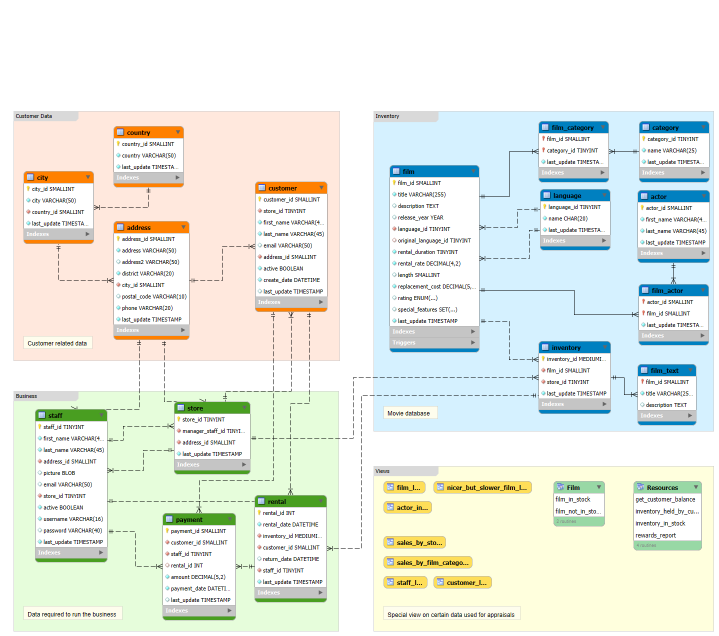
#> input picture apuntes/BasesDeDatos/eer bonito.png, 1437 x 1272 px, given in place of img3.jpg, which was not available (shown at 1/2 size)
$ python resize_image.py
#> lines starting #> are read from the running program, lines starting #| are printed output that depends on the picture; pictures that were not available may be replaced by others from this repository, and a replacement may not be noted
from PIL import Image
import os
import argparse
import struct
from math import sqrt
import numpy as np


"""
Convert a B/W image to a watertight STL heightmap (with sides and base).
For 3D printing.

scale-x, scale-y: model footprint size (units per pixel).

scale-z: height scaling.

--invert: flip heights (black high, white low).

--max-size: downscale to avoid huge meshes.
"""
class ImageConverter(object):
    def __init__(self,output_folder,input_folder):
        self.output_folder = output_folder
        self.input_folder = input_folder
        self.golden_ratio = (1 + 5 ** 0.5) / 2
        self.default_width = 2000

    def load_image(self,filename):
#> called with filename = 'img3.jpg'
        self.img=1
        path = os.path.join(self.input_folder+filename)
        self.img = Image.open(path)
#> self.img is the input picture: PIL image 1437x1272 RGB; mean R, G, B 232.3, 237.3, 229

    # [19 lines left out: functions save_image, black_white, web_size, not called in this run]

    def resize_image(self):
            thumbnail_height = int(self.default_width / self.golden_ratio)
            self.img.thumbnail((self.default_width, thumbnail_height))

    # [10 lines left out: function folder_conversion, not called in this run]

    def load_image_as_heightmap(self, max_size=None, invert=False):
#> called with max_size = 1000, invert = 'store_true'
        img = self.img
        img = img.convert("L")  # grayscale
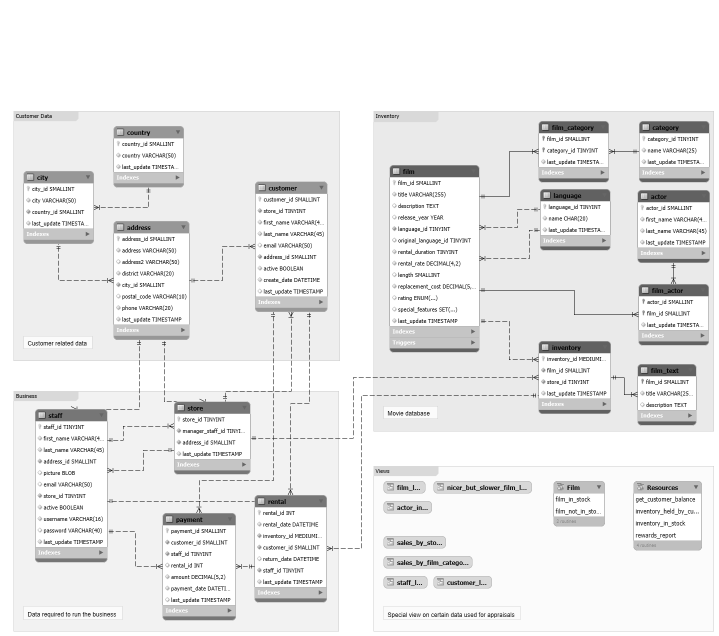
#> img: PIL image 1437x1272 L (shown at 1/2 size); min 0, max 255, mean 234.8
        if max_size:
            w, h = img.size
#> w = 1437; h = 1272
            factor = min(1.0, float(max_size) / max(w, h))
#> factor = 0.696
            if factor < 1.0:
                img = img.resize((int(w * factor), int(h * factor)), Image.LANCZOS)
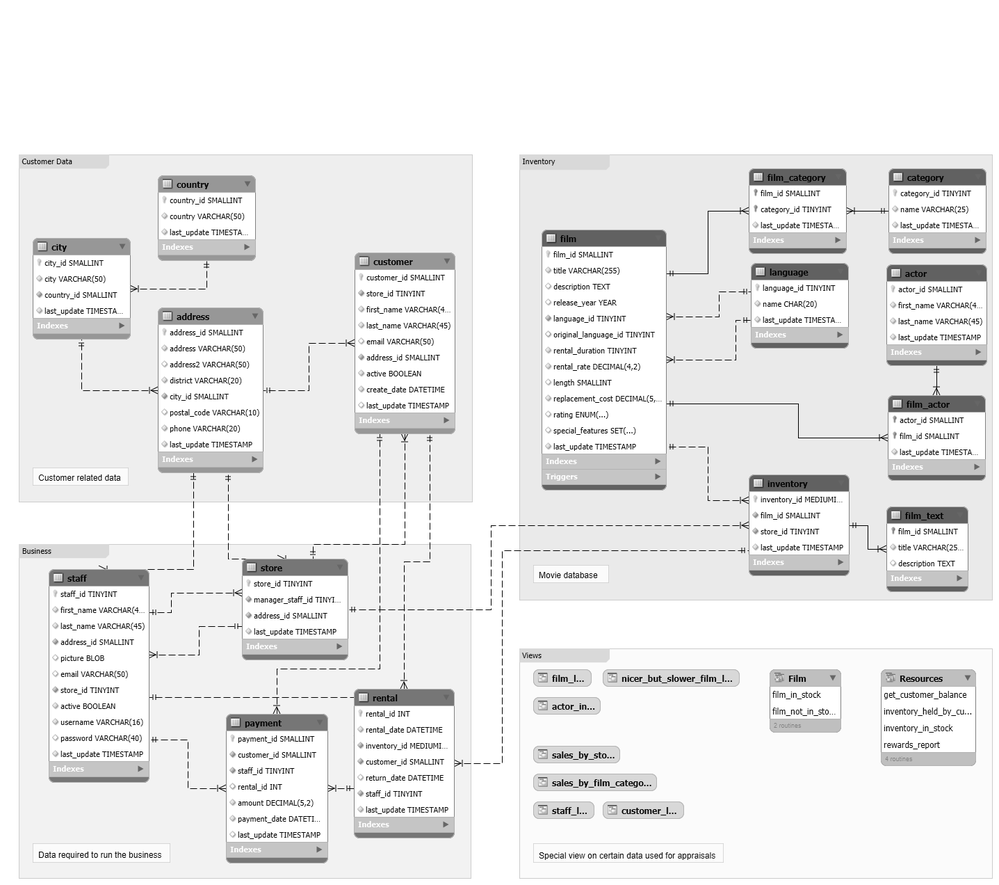
#> img: PIL image 999x885 L; min 0, max 255, mean 234.5
        arr = np.asarray(img, dtype=np.float32) / 255.0  # normalize 0..1
        if invert:
            arr = 1.0 - arr
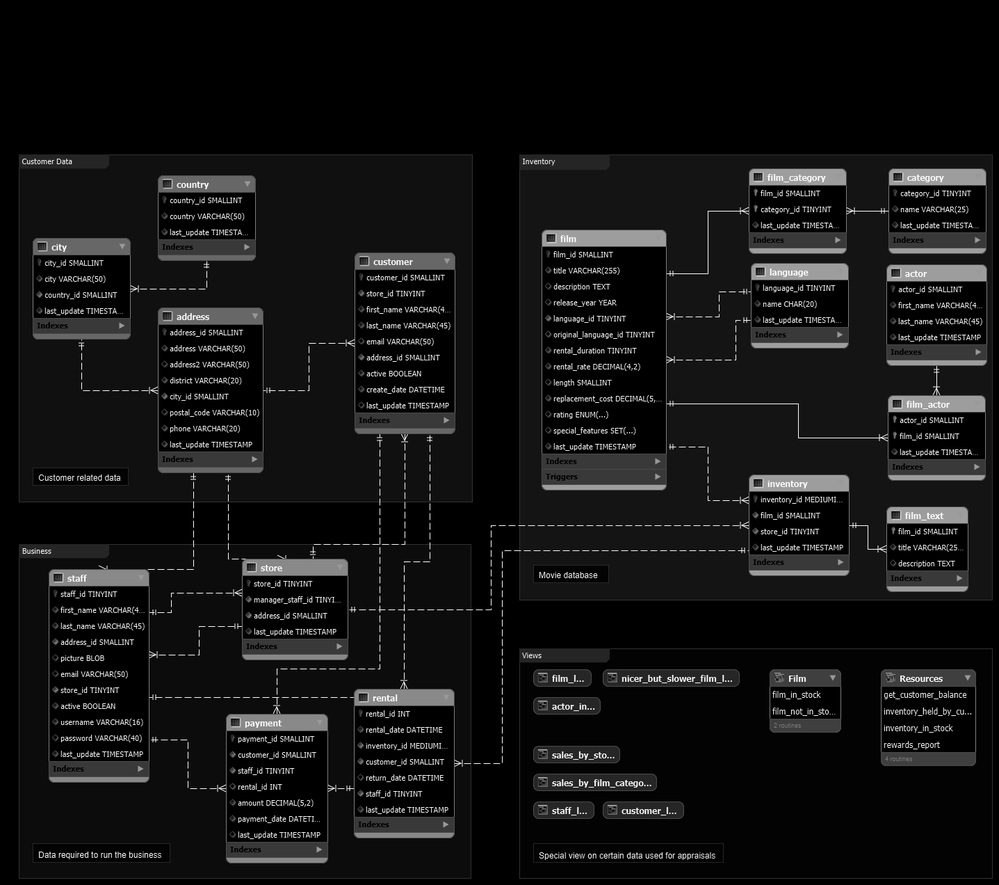
#> arr: shape (885, 999) float32; min 0, max 1, mean 0.0803
        return arr  # shape (H, W)

    def build_vertices(self,heightmap, scale_x=1.0, scale_y=1.0, scale_z=1.0):
#> called with scale_x = 1, scale_y = 1, scale_z = 5
        H, W = heightmap.shape
#> H = 885; W = 999
        xs = np.arange(W) * scale_x
#> xs = 999 values from 0 to 998
        ys = np.arange(H) * scale_y
#> ys = 885 values from 0 to 884
        # Center the grid around origin
        x0 = -(xs[-1] - xs[0]) / 2.0
#> x0 = -499
        y0 = -(ys[-1] - ys[0]) / 2.0
#> y0 = -442
        verts = np.zeros((H, W, 3), dtype=np.float32)
        for i in range(H):
            for j in range(W):
                verts[i, j, 0] = x0 + xs[j]
                verts[i, j, 1] = y0 + ys[i]
                verts[i, j, 2] = heightmap[i, j] * scale_z
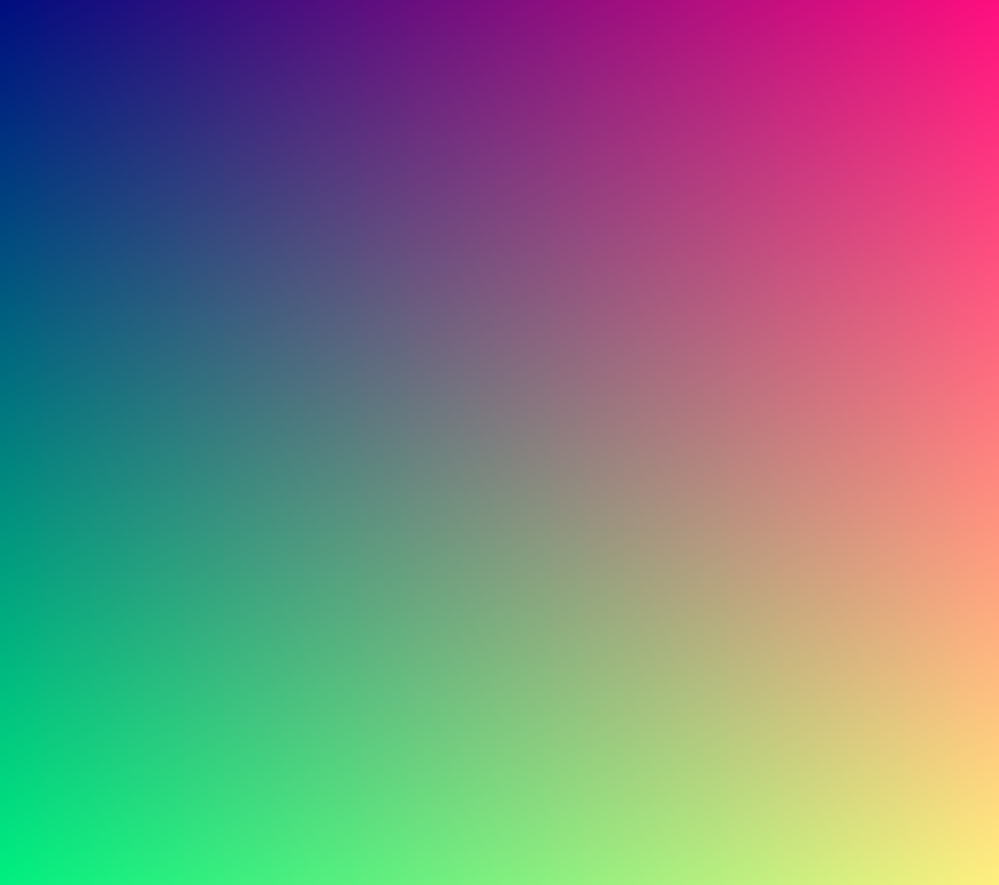
#> verts: shape (885, 999, 3) float32; mean of channels 0, 1, 2 0, 0, 0.4; drawn with min black and max white
        return verts

    def triangle_normal(self, v1, v2, v3):
        ux, uy, uz = v2 - v1
        vx, vy, vz = v3 - v1
        nx = uy * vz - uz * vy
        ny = uz * vx - ux * vz
        nz = ux * vy - uy * vx
        norm = sqrt(nx * nx + ny * ny + nz * nz)
        if norm == 0.0:
            return np.array([0.0, 0.0, 0.0], dtype=np.float32)
        return np.array([nx / norm, ny / norm, nz / norm], dtype=np.float32)

    def add_surface_triangles(self,verts):
        H, W, _ = verts.shape
#> H = 885; W = 999
        triangles = []
        for i in range(H - 1):
            for j in range(W - 1):
                v00 = verts[i, j]
                v10 = verts[i, j + 1]
                v01 = verts[i + 1, j]
                v11 = verts[i + 1, j + 1]
                # Upper surface (topography)
                nA = self.triangle_normal(v00, v10, v11)
                nB = self.triangle_normal(v00, v11, v01)
                triangles.append((nA, v00, v10, v11))
                triangles.append((nB, v00, v11, v01))
        return triangles

    # [48 lines left out: functions add_base_and_walls, write_binary_stl, not called in this run]

    def img_to_stl(self, scale_x=1.0,scale_y=1.0,scale_z=5.0, max_size=400, invert="store_true"):
        hm = self.load_image_as_heightmap(max_size=1000, invert=invert)
        verts = self.build_vertices(hm, scale_x, scale_y, scale_z)
        tris = []
        tris += self.add_surface_triangles(verts)
        tris += self.add_base_and_walls(verts)
        print(f"Writing {len(tris)} triangles to {self.output_folder}")
        self.write_binary_stl(self.output_folder, tris)


if __name__ == "__main__":
    converter = ImageConverter(input_folder="../patata/",output_folder="../patata/")
    converter.load_image("img3.jpg")
#> (the run stopped early here; a loop or call above may not have finished)
